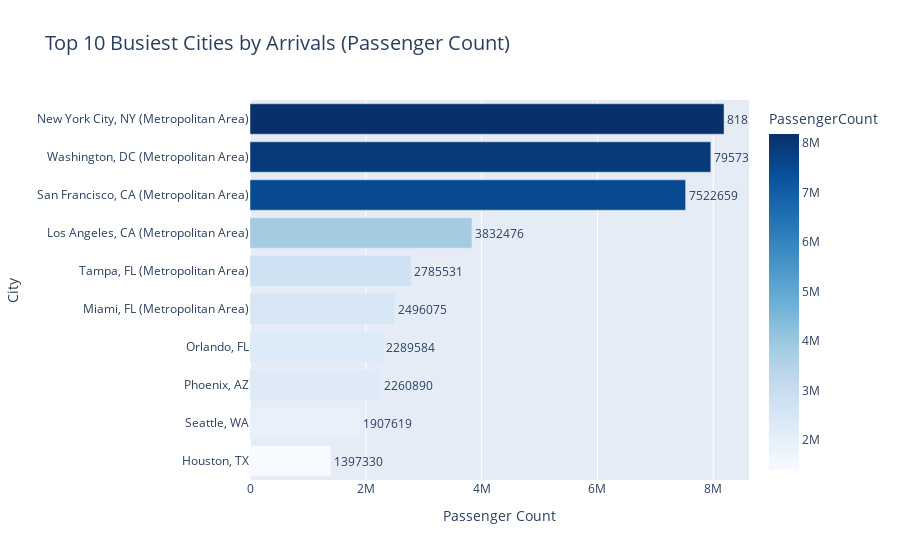
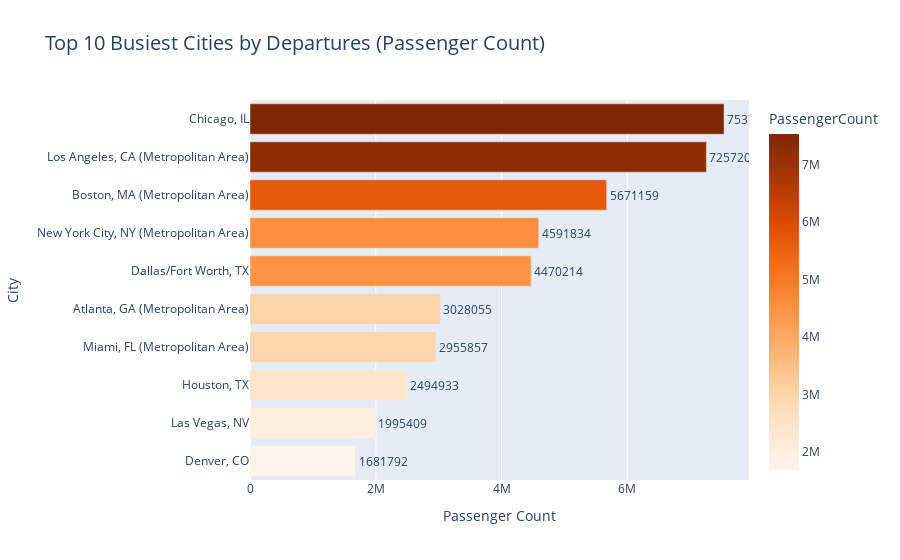
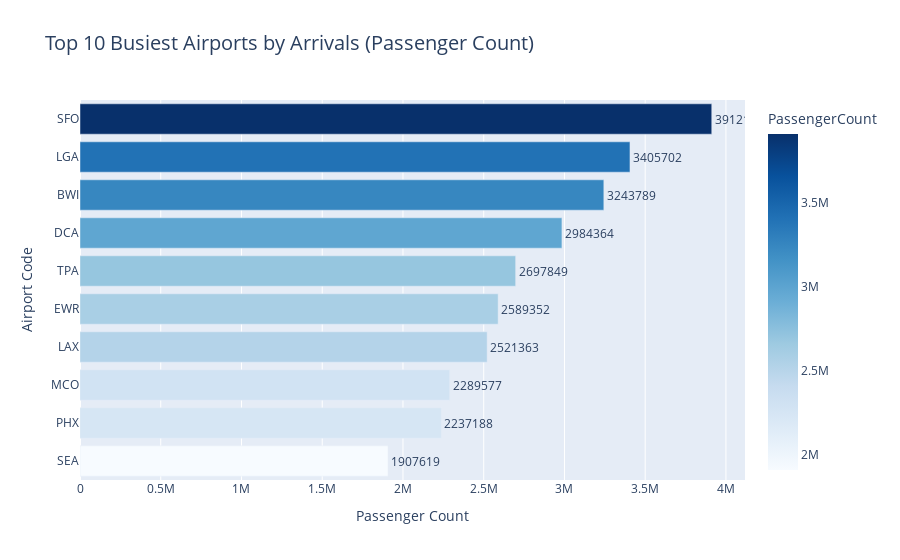
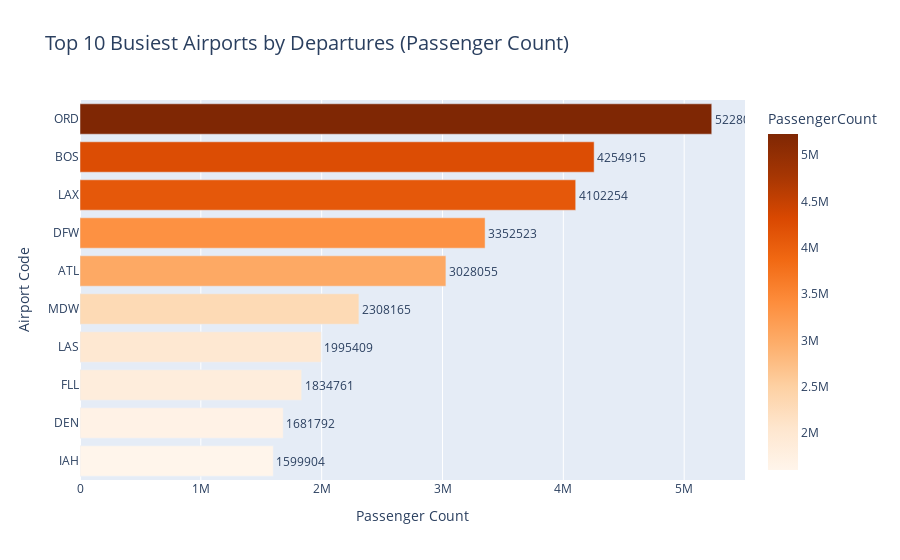

Notebook source saved alongside these figures, in order:
### Code cell
import pandas as pd
import plotly.express as px
import plotly.graph_objects as go

# Load the preprocessed dataset
df = pd.read_parquet('../datasets/_dataset.parquet')  # Adjust path if needed

# 5. Top 10 Cities by Arrivals (Consistent Color Scheme)
top_arrival_cities = df.groupby('DestinationCity')['PassengerCount'].sum().reset_index()
top_arrival_cities = top_arrival_cities.sort_values(by='PassengerCount', ascending=True).tail(10)
fig5 = px.bar(top_arrival_cities, x='PassengerCount', y='DestinationCity', orientation='h', title="Top 10 Busiest Cities by Arrivals (Passenger Count)",
              color='PassengerCount', color_continuous_scale='Blues')  # Consistent color scale
fig5.update_layout(title_font_size=20, xaxis_title="Passenger Count", yaxis_title="City")
fig5.update_traces(texttemplate='%{x:.0f}', textposition='outside')
fig5.update_layout(xaxis=dict(autorange=True), yaxis=dict(autorange=True))
fig5.show()

# 6. Top 10 Cities by Departures (Consistent Color Scheme)
top_departure_cities = df.groupby('OriginCity')['PassengerCount'].sum().reset_index()
top_departure_cities = top_departure_cities.sort_values(by='PassengerCount', ascending=True).tail(10)
fig6 = px.bar(top_departure_cities, x='PassengerCount', y='OriginCity', orientation='h', title="Top 10 Busiest Cities by Departures (Passenger Count)",
              color='PassengerCount', color_continuous_scale='Oranges')
fig6.update_layout(title_font_size=20, xaxis_title="Passenger Count", yaxis_title="City")
fig6.update_traces(texttemplate='%{x:.0f}', textposition='outside')
fig6.update_layout(xaxis=dict(autorange=True), yaxis=dict(autorange=True))
fig6.show()

# 7. Top 10 Airports by Arrivals (Consistent Color Scheme)
top_arrival_airports = df.groupby('DestinationAirportCode')['PassengerCount'].sum().reset_index()
top_arrival_airports = top_arrival_airports.sort_values(by='PassengerCount', ascending=True).tail(10)
fig7 = px.bar(top_arrival_airports, x='PassengerCount', y='DestinationAirportCode', orientation='h', title="Top 10 Busiest Airports by Arrivals (Passenger Count)",
              color='PassengerCount', color_continuous_scale='Blues')
fig7.update_layout(title_font_size=20, xaxis_title="Passenger Count", yaxis_title="Airport Code")
fig7.update_traces(texttemplate='%{x:.0f}', textposition='outside')
fig7.update_layout(xaxis=dict(autorange=True), yaxis=dict(autorange=True))
fig7.show()

# 8. Top 10 Airports by Departures (Consistent Color Scheme)
top_departure_airports = df.groupby('OriginAirportCode')['PassengerCount'].sum().reset_index()
top_departure_airports = top_departure_airports.sort_values(by='PassengerCount', ascending=True).tail(10)
fig8 = px.bar(top_departure_airports, x='PassengerCount', y='OriginAirportCode', orientation='h', title="Top 10 Busiest Airports by Departures (Passenger Count)",
              color='PassengerCount', color_continuous_scale='Oranges')
fig8.update_layout(title_font_size=20, xaxis_title="Passenger Count", yaxis_title="Airport Code")
fig8.update_traces(texttemplate='%{x:.0f}', textposition='outside')
fig8.update_layout(xaxis=dict(autorange=True), yaxis=dict(autorange=True))
fig8.show()

# 9. Top 10 Routes by Passenger Count (Consistent Color Scheme)
top_routes = df.groupby('Route')['PassengerCount'].sum().reset_index()
top_routes = top_routes.sort_values(by='PassengerCount', ascending=True).tail(10)
fig9 = px.bar(top_routes, x='PassengerCount', y='Route', orientation='h', title="Top 10 Busiest Routes by Passenger Count",
              color='PassengerCount', color_continuous_scale='Blues')
fig9.update_layout(title_font_size=20, xaxis_title="Passenger Count", yaxis_title="Route")
fig9.update_traces(texttemplate='%{x:.0f}', textposition='outside')
fig9.update_layout(xaxis=dict(autorange=True), yaxis=dict(autorange=True))
fig9.show()

# 10. Top 10 Longest Unique Routes (Horizontal Bar Chart)
unique_routes_df = df.drop_duplicates(subset=['Route'])
top_longest_routes = unique_routes_df.sort_values(by='RouteDistanceInMiles', ascending=True).tail(10)
fig10 = px.bar(top_longest_routes, x='RouteDistanceInMiles', y='Route', orientation='h', title="Top 10 Longest Routes by Distance (Miles)")
fig10.update_traces(marker_color='teal')
fig10.update_layout(title_font_size=20, xaxis_title="Route Distance (Miles)", yaxis_title="Route")
fig10.update_layout(xaxis=dict(autorange=True), yaxis=dict(autorange=True))
fig10.show()

# 11. Top 10 Shortest Unique Routes (Horizontal Bar Chart)
top_shortest_routes = unique_routes_df.sort_values(by='RouteDistanceInMiles').head(10)
fig11 = px.bar(top_shortest_routes, x='RouteDistanceInMiles', y='Route', orientation='h', title="Top 10 Shortest Routes by Distance (Miles)")
fig11.update_traces(marker_color='salmon')
fig11.update_layout(title_font_size=20, xaxis_title="Route Distance (Miles)", yaxis_title="Route")
fig11.update_layout(xaxis=dict(autorange=True), yaxis=dict(autorange=True))
fig11.show()

### Figure 1 — Plotly figure (JSON) as saved in the notebook; plotly's stock layout.template omitted (floating-point values rounded to 4 significant figures)
{"data": [{"alignmentgroup": "True", "hovertemplate": "PassengerCount=%{marker.color}<br>DestinationCity=%{y}<extra></extra>", "legendgroup": "", "marker": {"color": [1397330, 1907619, 2260890, 2289584, 2496075, 2785531, 3832476, 7522659, 7957372, 8185969], "coloraxis": "coloraxis", "pattern": {"shape": ""}}, "name": "", "offsetgroup": "", "orientation": "h", "showlegend": false, "textposition": "outside", "texttemplate": "%{x:.0f}", "type": "bar", "x": [1397330, 1907619, 2260890, 2289584, 2496075, 2785531, 3832476, 7522659, 7957372, 8185969], "xaxis": "x", "y": ["Houston, TX", "Seattle, WA", "Phoenix, AZ", "Orlando, FL", "Miami, FL (Metropolitan Area)", "Tampa, FL (Metropolitan Area)", "Los Angeles, CA (Metropolitan Area)", "San Francisco, CA (Metropolitan Area)", "Washington, DC (Metropolitan Area)", "New York City, NY (Metropolitan Area)"], "yaxis": "y"}], "layout": {"autosize": true, "barmode": "relative", "coloraxis": {"colorbar": {"title": {"text": "PassengerCount"}}, "colorscale": [[0, "rgb(247,251,255)"], [0.125, "rgb(222,235,247)"], [0.25, "rgb(198,219,239)"], [0.375, "rgb(158,202,225)"], [0.5, "rgb(107,174,214)"], [0.625, "rgb(66,146,198)"], [0.75, "rgb(33,113,181)"], [0.875, "rgb(8,81,156)"], [1, "rgb(8,48,107)"]]}, "legend": {"tracegroupgap": 0}, "title": {"font": {"size": 20}, "text": "Top 10 Busiest Cities by Arrivals (Passenger Count)"}, "xaxis": {"anchor": "y", "autorange": true, "domain": [0, 1], "range": [0, 8617000.0], "title": {"text": "Passenger Count"}, "type": "linear"}, "yaxis": {"anchor": "x", "autorange": true, "domain": [0, 1], "range": [-0.5, 9.5], "title": {"text": "City"}, "type": "category"}}}

### Figure 2 — Plotly figure (JSON) as saved in the notebook; plotly's stock layout.template omitted (floating-point values rounded to 4 significant figures)
{"data": [{"alignmentgroup": "True", "hovertemplate": "PassengerCount=%{marker.color}<br>OriginCity=%{y}<extra></extra>", "legendgroup": "", "marker": {"color": [1681792, 1995409, 2494933, 2955857, 3028055, 4470214, 4591834, 5671159, 7257208, 7537764], "coloraxis": "coloraxis", "pattern": {"shape": ""}}, "name": "", "offsetgroup": "", "orientation": "h", "showlegend": false, "textposition": "outside", "texttemplate": "%{x:.0f}", "type": "bar", "x": [1681792, 1995409, 2494933, 2955857, 3028055, 4470214, 4591834, 5671159, 7257208, 7537764], "xaxis": "x", "y": ["Denver, CO", "Las Vegas, NV", "Houston, TX", "Miami, FL (Metropolitan Area)", "Atlanta, GA (Metropolitan Area)", "Dallas/Fort Worth, TX", "New York City, NY (Metropolitan Area)", "Boston, MA (Metropolitan Area)", "Los Angeles, CA (Metropolitan Area)", "Chicago, IL"], "yaxis": "y"}], "layout": {"autosize": true, "barmode": "relative", "coloraxis": {"colorbar": {"title": {"text": "PassengerCount"}}, "colorscale": [[0, "rgb(255,245,235)"], [0.125, "rgb(254,230,206)"], [0.25, "rgb(253,208,162)"], [0.375, "rgb(253,174,107)"], [0.5, "rgb(253,141,60)"], [0.625, "rgb(241,105,19)"], [0.75, "rgb(217,72,1)"], [0.875, "rgb(166,54,3)"], [1, "rgb(127,39,4)"]]}, "legend": {"tracegroupgap": 0}, "title": {"font": {"size": 20}, "text": "Top 10 Busiest Cities by Departures (Passenger Count)"}, "xaxis": {"anchor": "y", "autorange": true, "domain": [0, 1], "range": [0, 7934000.0], "title": {"text": "Passenger Count"}, "type": "linear"}, "yaxis": {"anchor": "x", "autorange": true, "domain": [0, 1], "range": [-0.5, 9.5], "title": {"text": "City"}, "type": "category"}}}

### Figure 3 — Plotly figure (JSON) as saved in the notebook; plotly's stock layout.template omitted (floating-point values rounded to 4 significant figures)
{"data": [{"alignmentgroup": "True", "hovertemplate": "PassengerCount=%{marker.color}<br>DestinationAirportCode=%{y}<extra></extra>", "legendgroup": "", "marker": {"color": [1907619, 2237188, 2289577, 2521363, 2589352, 2697849, 2984364, 3243789, 3405702, 3912103], "coloraxis": "coloraxis", "pattern": {"shape": ""}}, "name": "", "offsetgroup": "", "orientation": "h", "showlegend": false, "textposition": "outside", "texttemplate": "%{x:.0f}", "type": "bar", "x": [1907619, 2237188, 2289577, 2521363, 2589352, 2697849, 2984364, 3243789, 3405702, 3912103], "xaxis": "x", "y": ["SEA", "PHX", "MCO", "LAX", "EWR", "TPA", "DCA", "BWI", "LGA", "SFO"], "yaxis": "y"}], "layout": {"autosize": true, "barmode": "relative", "coloraxis": {"colorbar": {"title": {"text": "PassengerCount"}}, "colorscale": [[0, "rgb(247,251,255)"], [0.125, "rgb(222,235,247)"], [0.25, "rgb(198,219,239)"], [0.375, "rgb(158,202,225)"], [0.5, "rgb(107,174,214)"], [0.625, "rgb(66,146,198)"], [0.75, "rgb(33,113,181)"], [0.875, "rgb(8,81,156)"], [1, "rgb(8,48,107)"]]}, "legend": {"tracegroupgap": 0}, "title": {"font": {"size": 20}, "text": "Top 10 Busiest Airports by Arrivals (Passenger Count)"}, "xaxis": {"anchor": "y", "autorange": true, "domain": [0, 1], "range": [0, 4118000.0], "title": {"text": "Passenger Count"}, "type": "linear"}, "yaxis": {"anchor": "x", "autorange": true, "domain": [0, 1], "range": [-0.5, 9.5], "title": {"text": "Airport Code"}, "type": "category"}}}

### Figure 4 — Plotly figure (JSON) as saved in the notebook; plotly's stock layout.template omitted (floating-point values rounded to 4 significant figures)
{"data": [{"alignmentgroup": "True", "hovertemplate": "PassengerCount=%{marker.color}<br>OriginAirportCode=%{y}<extra></extra>", "legendgroup": "", "marker": {"color": [1599904, 1681792, 1834761, 1995409, 2308165, 3028055, 3352523, 4102254, 4254915, 5228084], "coloraxis": "coloraxis", "pattern": {"shape": ""}}, "name": "", "offsetgroup": "", "orientation": "h", "showlegend": false, "textposition": "outside", "texttemplate": "%{x:.0f}", "type": "bar", "x": [1599904, 1681792, 1834761, 1995409, 2308165, 3028055, 3352523, 4102254, 4254915, 5228084], "xaxis": "x", "y": ["IAH", "DEN", "FLL", "LAS", "MDW", "ATL", "DFW", "LAX", "BOS", "ORD"], "yaxis": "y"}], "layout": {"autosize": true, "barmode": "relative", "coloraxis": {"colorbar": {"title": {"text": "PassengerCount"}}, "colorscale": [[0, "rgb(255,245,235)"], [0.125, "rgb(254,230,206)"], [0.25, "rgb(253,208,162)"], [0.375, "rgb(253,174,107)"], [0.5, "rgb(253,141,60)"], [0.625, "rgb(241,105,19)"], [0.75, "rgb(217,72,1)"], [0.875, "rgb(166,54,3)"], [1, "rgb(127,39,4)"]]}, "legend": {"tracegroupgap": 0}, "title": {"font": {"size": 20}, "text": "Top 10 Busiest Airports by Departures (Passenger Count)"}, "xaxis": {"anchor": "y", "autorange": true, "domain": [0, 1], "range": [0, 5503000.0], "title": {"text": "Passenger Count"}, "type": "linear"}, "yaxis": {"anchor": "x", "autorange": true, "domain": [0, 1], "range": [-0.5, 9.5], "title": {"text": "Airport Code"}, "type": "category"}}}
